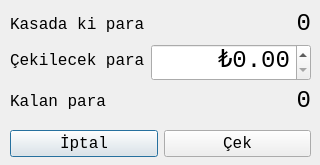
<?xml version="1.0" encoding="UTF-8"?>
<ui version="4.0">
 <class>ParaCekDialogForm</class>
 <widget class="QDialog" name="ParaCekDialogForm">
  <property name="geometry">
   <rect>
    <x>0</x>
    <y>0</y>
    <width>320</width>
    <height>165</height>
   </rect>
  </property>
  <property name="minimumSize">
   <size>
    <width>320</width>
    <height>165</height>
   </size>
  </property>
  <property name="maximumSize">
   <size>
    <width>320</width>
    <height>165</height>
   </size>
  </property>
  <property name="font">
   <font>
    <family>Monospace</family>
    <pointsize>12</pointsize>
   </font>
  </property>
  <property name="windowTitle">
   <string>Kasadan Para Çek</string>
  </property>
  <widget class="QWidget" name="">
   <property name="geometry">
    <rect>
     <x>10</x>
     <y>10</y>
     <width>301</width>
     <height>147</height>
    </rect>
   </property>
   <layout class="QVBoxLayout" name="verticalLayout">
    <item>
     <layout class="QFormLayout" name="formLayout">
      <item row="0" column="0">
       <widget class="QLabel" name="label">
        <property name="text">
         <string>Kasada ki para</string>
        </property>
       </widget>
      </item>
      <item row="0" column="1">
       <widget class="QLabel" name="KasadakiParalabel">
        <property name="font">
         <font>
          <family>Monospace</family>
          <pointsize>18</pointsize>
         </font>
        </property>
        <property name="text">
         <string>0</string>
        </property>
        <property name="alignment">
         <set>Qt::AlignRight|Qt::AlignTrailing|Qt::AlignVCenter</set>
        </property>
       </widget>
      </item>
      <item row="1" column="0">
       <widget class="QLabel" name="label_3">
        <property name="text">
         <string>Çekilecek para</string>
        </property>
       </widget>
      </item>
      <item row="2" column="0">
       <widget class="QLabel" name="label_4">
        <property name="text">
         <string>Kalan para</string>
        </property>
       </widget>
      </item>
      <item row="2" column="1">
       <widget class="QLabel" name="kalanParaLabel">
        <property name="font">
         <font>
          <family>Monospace</family>
          <pointsize>18</pointsize>
         </font>
        </property>
        <property name="text">
         <string>0</string>
        </property>
        <property name="alignment">
         <set>Qt::AlignRight|Qt::AlignTrailing|Qt::AlignVCenter</set>
        </property>
       </widget>
      </item>
      <item row="1" column="1">
       <widget class="QDoubleSpinBox" name="doubleSpinBox">
        <property name="font">
         <font>
          <family>Monospace</family>
          <pointsize>18</pointsize>
         </font>
        </property>
        <property name="alignment">
         <set>Qt::AlignRight|Qt::AlignTrailing|Qt::AlignVCenter</set>
        </property>
        <property name="specialValueText">
         <string/>
        </property>
        <property name="prefix">
         <string>₺</string>
        </property>
        <property name="suffix">
         <string/>
        </property>
        <property name="maximum">
         <double>999999.989999999990687</double>
        </property>
        <property name="value">
         <double>0.000000000000000</double>
        </property>
       </widget>
      </item>
     </layout>
    </item>
    <item>
     <layout class="QHBoxLayout" name="horizontalLayout">
      <item>
       <widget class="QPushButton" name="IptalpushButton">
        <property name="text">
         <string>İptal</string>
        </property>
        <property name="icon">
         <iconset resource="images.qrc">
          <normaloff>:/images/ui/remove.png</normaloff>:/images/ui/remove.png</iconset>
        </property>
       </widget>
      </item>
      <item>
       <widget class="QPushButton" name="CekpushButton">
        <property name="text">
         <string>Çek</string>
        </property>
        <property name="icon">
         <iconset resource="images.qrc">
          <normaloff>:/images/ui/check.png</normaloff>:/images/ui/check.png</iconset>
        </property>
       </widget>
      </item>
     </layout>
    </item>
   </layout>
  </widget>
 </widget>
 <tabstops>
  <tabstop>doubleSpinBox</tabstop>
  <tabstop>CekpushButton</tabstop>
  <tabstop>IptalpushButton</tabstop>
 </tabstops>
 <resources>
  <include location="images.qrc"/>
 </resources>
 <connections/>
</ui>
